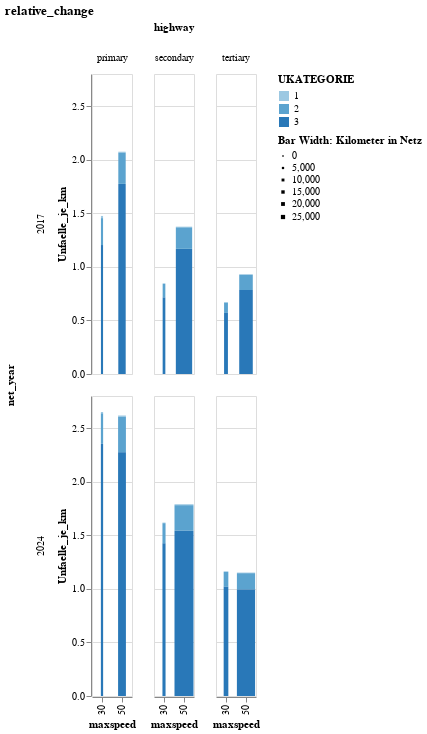

The code cell stored with this chart in its notebook:
### Code cell
source = Acc2bufferedNet_grouped_allYears_wLength

source=source[source.highway.isin(['primary', 'secondary','tertiary',])]

alt.Chart(source, title="relative_change").mark_bar().encode(
    x='maxspeed',
    y='Unfaelle_je_km',
    color='UKATEGORIE:O',
    column="highway",
    tooltip=["UKATEGORIE","count","Unfaelle_je_km","length"],
    row="net_year",
    size=alt.Size('length:Q', legend=alt.Legend(title="Bar Width: Kilometer in Netz"))  # Set width based on 'length'
)

### Figure 1 — Vega-Lite specification as saved in the notebook (floating-point values rounded to 4 significant figures)
{"config": {"view": {"continuousWidth": 300, "continuousHeight": 300}}, "data": {"name": "data-9d50b86450c718651ae74c7555b2cc3f"}, "mark": {"type": "bar"}, "encoding": {"color": {"field": "UKATEGORIE", "type": "ordinal"}, "column": {"field": "highway", "type": "nominal"}, "row": {"field": "net_year", "type": "nominal"}, "size": {"field": "length", "legend": {"title": "Bar Width: Kilometer in Netz"}, "type": "quantitative"}, "tooltip": [{"field": "UKATEGORIE", "type": "quantitative"}, {"field": "count", "type": "quantitative"}, {"field": "Unfaelle_je_km", "type": "quantitative"}, {"field": "length", "type": "quantitative"}], "x": {"field": "maxspeed", "type": "nominal"}, "y": {"field": "Unfaelle_je_km", "type": "quantitative"}}, "title": "relative_change", "$schema": "https://vega.github.io/schema/vega-lite/v5.20.1.json", "datasets": {"data-9d50b86450c718651ae74c7555b2cc3f": [{"highway": "primary", "maxspeed": "30", "UKATEGORIE": 1, "count": 4, "net_year": "2017", "length": 195.2, "Unfaelle_je_km": 0.02049}, {"highway": "primary", "maxspeed": "30", "UKATEGORIE": 2, "count": 49, "net_year": "2017", "length": 195.2, "Unfaelle_je_km": 0.251}, {"highway": "primary", "maxspeed": "30", "UKATEGORIE": 3, "count": 235, "net_year": "2017", "length": 195.2, "Unfaelle_je_km": 1.204}, {"highway": "primary", "maxspeed": "50", "UKATEGORIE": 1, "count": 78, "net_year": "2017", "length": 8523.0, "Unfaelle_je_km": 0.009151}, {"highway": "primary", "maxspeed": "50", "UKATEGORIE": 2, "count": 2483, "net_year": "2017", "length": 8523.0, "Unfaelle_je_km": 0.2913}, {"highway": "primary", "maxspeed": "50", "UKATEGORIE": 3, "count": 15123, "net_year": "2017", "length": 8523.0, "Unfaelle_je_km": 1.774}, {"highway": "secondary", "maxspeed": "30", "UKATEGORIE": 1, "count": 4, "net_year": "2017", "length": 1093.0, "Unfaelle_je_km": 0.003658}, {"highway": "secondary", "maxspeed": "30", "UKATEGORIE": 2, "count": 139, "net_year": "2017", "length": 1093.0, "Unfaelle_je_km": 0.1271}, {"highway": "secondary", "maxspeed": "30", "UKATEGORIE": 3, "count": 782, "net_year": "2017", "length": 1093.0, "Unfaelle_je_km": 0.7151}, {"highway": "secondary", "maxspeed": "50", "UKATEGORIE": 1, "count": 155, "net_year": "2017", "length": 22630.0, "Unfaelle_je_km": 0.006849}, {"highway": "secondary", "maxspeed": "50", "UKATEGORIE": 2, "count": 4538, "net_year": "2017", "length": 22630.0, "Unfaelle_je_km": 0.2005}, {"highway": "secondary", "maxspeed": "50", "UKATEGORIE": 3, "count": 26430, "net_year": "2017", "length": 22630.0, "Unfaelle_je_km": 1.168}, {"highway": "tertiary", "maxspeed": "30", "UKATEGORIE": 1, "count": 7, "net_year": "2017", "length": 2945.0, "Unfaelle_je_km": 0.002377}, {"highway": "tertiary", "maxspeed": "30", "UKATEGORIE": 2, "count": 284, "net_year": "2017", "length": 2945.0, "Unfaelle_je_km": 0.09645}, {"highway": "tertiary", "maxspeed": "30", "UKATEGORIE": 3, "count": 1680, "net_year": "2017", "length": 2945.0, "Unfaelle_je_km": 0.5705}, {"highway": "tertiary", "maxspeed": "50", "UKATEGORIE": 1, "count": 81, "net_year": "2017", "length": 18270.0, "Unfaelle_je_km": 0.004433}, {"highway": "tertiary", "maxspeed": "50", "UKATEGORIE": 2, "count": 2613, "net_year": "2017", "length": 18270.0, "Unfaelle_je_km": 0.143}, {"highway": "tertiary", "maxspeed": "50", "UKATEGORIE": 3, "count": 14317, "net_year": "2017", "length": 18270.0, "Unfaelle_je_km": 0.7835}, {"highway": "primary", "maxspeed": "30", "UKATEGORIE": 1, "count": 5, "net_year": "2024", "length": 404.4, "Unfaelle_je_km": 0.01236}, {"highway": "primary", "maxspeed": "30", "UKATEGORIE": 2, "count": 115, "net_year": "2024", "length": 404.4, "Unfaelle_je_km": 0.2844}, {"highway": "primary", "maxspeed": "30", "UKATEGORIE": 3, "count": 952, "net_year": "2024", "length": 404.4, "Unfaelle_je_km": 2.354}, {"highway": "primary", "maxspeed": "50", "UKATEGORIE": 1, "count": 107, "net_year": "2024", "length": 9218.0, "Unfaelle_je_km": 0.01161}, {"highway": "primary", "maxspeed": "50", "UKATEGORIE": 2, "count": 3061, "net_year": "2024", "length": 9218.0, "Unfaelle_je_km": 0.3321}, {"highway": "primary", "maxspeed": "50", "UKATEGORIE": 3, "count": 20965, "net_year": "2024", "length": 9218.0, "Unfaelle_je_km": 2.274}, {"highway": "secondary", "maxspeed": "30", "UKATEGORIE": 1, "count": 10, "net_year": "2024", "length": 1745.0, "Unfaelle_je_km": 0.005732}, {"highway": "secondary", "maxspeed": "30", "UKATEGORIE": 2, "count": 327, "net_year": "2024", "length": 1745.0, "Unfaelle_je_km": 0.1874}, {"highway": "secondary", "maxspeed": "30", "UKATEGORIE": 3, "count": 2487, "net_year": "2024", "length": 1745.0, "Unfaelle_je_km": 1.425}, {"highway": "secondary", "maxspeed": "50", "UKATEGORIE": 1, "count": 240, "net_year": "2024", "length": 26870.0, "Unfaelle_je_km": 0.008933}, {"highway": "secondary", "maxspeed": "50", "UKATEGORIE": 2, "count": 6396, "net_year": "2024", "length": 26870.0, "Unfaelle_je_km": 0.2381}, {"highway": "secondary", "maxspeed": "50", "UKATEGORIE": 3, "count": 41452, "net_year": "2024", "length": 26870.0, "Unfaelle_je_km": 1.543}, {"highway": "tertiary", "maxspeed": "30", "UKATEGORIE": 1, "count": 18, "net_year": "2024", "length": 4252.0, "Unfaelle_je_km": 0.004234}, {"highway": "tertiary", "maxspeed": "30", "UKATEGORIE": 2, "count": 593, "net_year": "2024", "length": 4252.0, "Unfaelle_je_km": 0.1395}, {"highway": "tertiary", "maxspeed": "30", "UKATEGORIE": 3, "count": 4335, "net_year": "2024", "length": 4252.0, "Unfaelle_je_km": 1.02}, {"highway": "tertiary", "maxspeed": "50", "UKATEGORIE": 1, "count": 151, "net_year": "2024", "length": 25600.0, "Unfaelle_je_km": 0.005897}, {"highway": "tertiary", "maxspeed": "50", "UKATEGORIE": 2, "count": 3902, "net_year": "2024", "length": 25600.0, "Unfaelle_je_km": 0.1524}, {"highway": "tertiary", "maxspeed": "50", "UKATEGORIE": 3, "count": 25443, "net_year": "2024", "length": 25600.0, "Unfaelle_je_km": 0.9937}]}}
